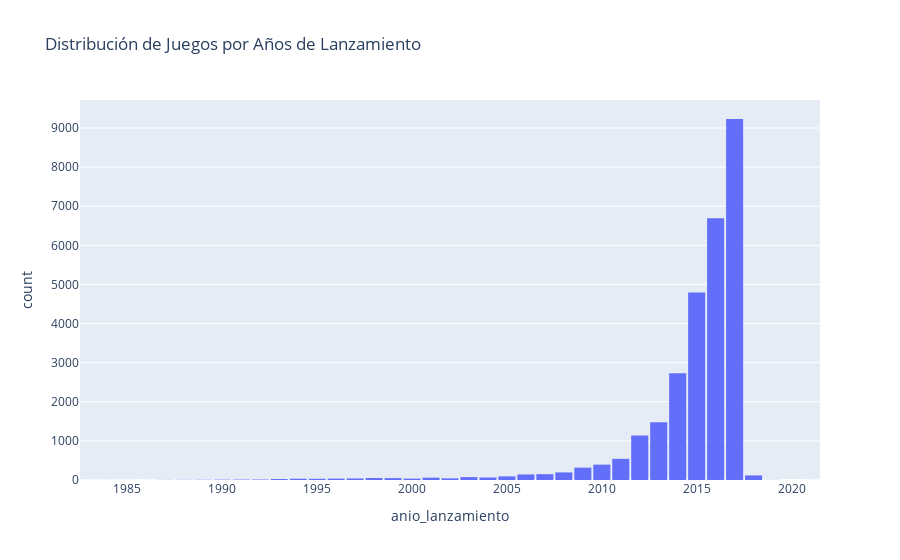

Here is the notebook cell this chart was saved with:
### Code cell
import plotly.express as px
fig = px.histogram(df_DB, x="anio_lanzamiento",title="Distribución de Juegos por Años de Lanzamiento")
fig.update_layout(bargap=0.1)
fig.show()

### Figure 1 — Plotly figure (JSON) as saved in the notebook; plotly's stock layout.template omitted (floating-point values rounded to 4 significant figures; data arrays with more than 128 entries replaced by an {"elided": "..."} marker saying what was removed)
{"data": [{"alignmentgroup": "True", "bingroup": "x", "hovertemplate": "anio_lanzamiento=%{x}<br>count=%{y}<extra></extra>", "legendgroup": "", "marker": {"color": "#636efa", "pattern": {"shape": ""}}, "name": "", "offsetgroup": "", "orientation": "v", "showlegend": false, "type": "histogram", "x": {"elided": "28595 int values"}, "xaxis": "x", "yaxis": "y"}], "layout": {"bargap": 0.1, "barmode": "relative", "legend": {"tracegroupgap": 0}, "title": {"text": "Distribución de Juegos por Años de Lanzamiento"}, "xaxis": {"anchor": "y", "domain": [0, 1], "title": {"text": "anio_lanzamiento"}}, "yaxis": {"anchor": "x", "domain": [0, 1], "title": {"text": "count"}}}}
